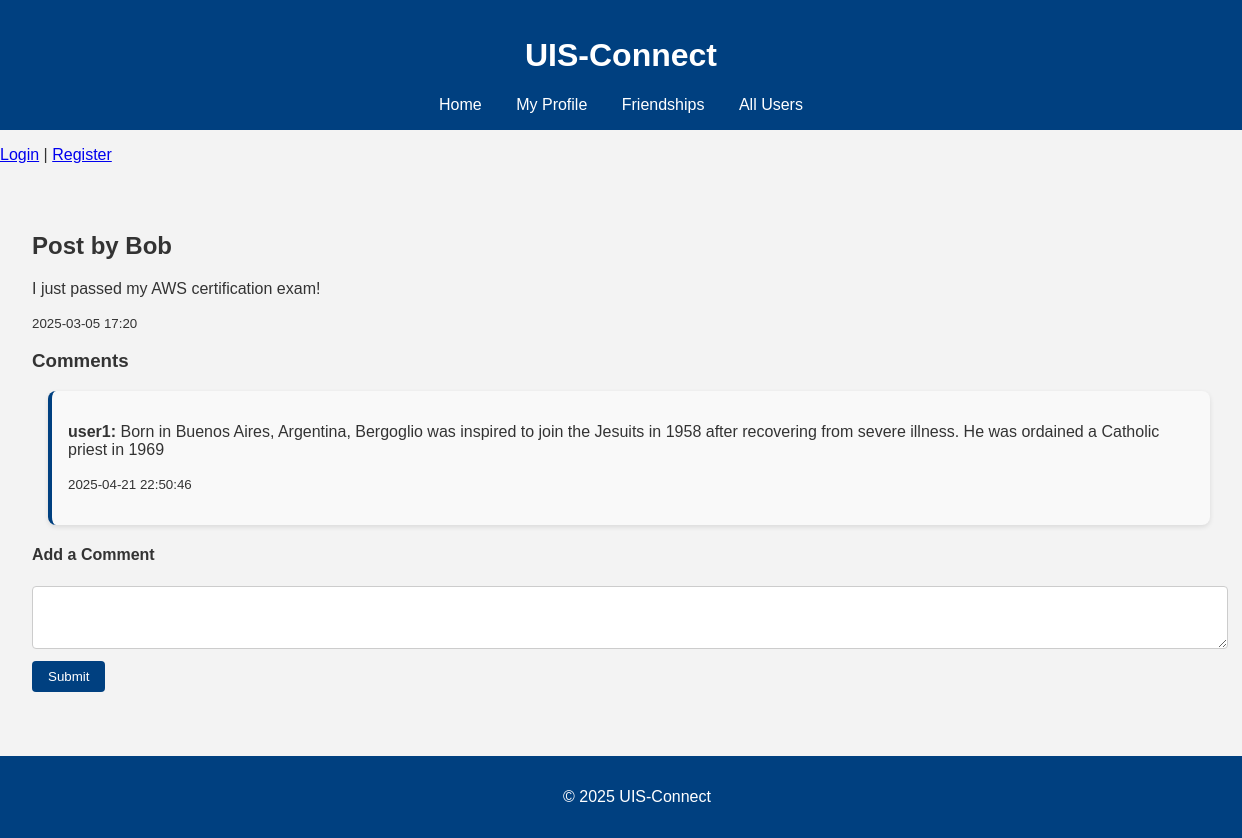
Screenshot of /post/8 with the database file from the repository.
### tables this page shows
CREATE TABLE users (
    id INTEGER PRIMARY KEY AUTOINCREMENT,
    username TEXT NOT NULL,
    major TEXT,
    interests TEXT
, study_level TEXT CHECK (study_level IN ('Bachelor', 'Master', 'PhD')), campus TEXT CHECK (campus IN ('Ullandhaug', 'Bjergsted', 'Arkeologisk museum')), student_number TEXT);

CREATE TABLE posts (
    id INTEGER PRIMARY KEY AUTOINCREMENT,
    user_id INTEGER,
    content TEXT,
    timestamp TEXT,
    FOREIGN KEY(user_id) REFERENCES users(id)
);

CREATE TABLE comments (
    id INTEGER PRIMARY KEY AUTOINCREMENT,
    post_id INTEGER,
    user_id INTEGER,
    content TEXT,
    timestamp TEXT,
    FOREIGN KEY(post_id) REFERENCES posts(id),
    FOREIGN KEY(user_id) REFERENCES users(id)
);

### app.py (the view, shortened to what this page needs)
@app.route('/post/<int:post_id>', methods=['GET', 'POST'])
def post(post_id):
    post, comments = get_post_with_comments(post_id)
    return render_template('post.html', post=post, comments=comments)

### db_utils.py (called while the page is built)
def get_db_connection():
    conn = sqlite3.connect(DATABASE)
    conn.row_factory = sqlite3.Row
    return conn

def get_post_with_comments(post_id):
    conn = get_db_connection()
    post = conn.execute("""
        SELECT posts.id, posts.content, posts.timestamp, users.username
        FROM posts
        JOIN users ON posts.user_id = users.id
        WHERE posts.id = ?
    """, (post_id,)).fetchone()
    comments = conn.execute("""
        SELECT comments.content, comments.timestamp, users.username
        FROM comments
        JOIN users ON comments.user_id = users.id
        WHERE comments.post_id = ?
        ORDER BY comments.timestamp ASC
    """, (post_id,)).fetchall()
    conn.close()
    return post, comments

### templates/post.html
{% extends "base.html" %}
{% block content %}
    <h2>Post by {{ post.username }}</h2>
    <p>{{ post.content }}</p>
    <p><small>{{ post.timestamp }}</small></p>
    <h3>Comments</h3>
    {% for comment in comments %}
        <div class="comment">
            <p><strong>{{ comment.username }}:</strong> {{ comment.content }}</p>
            <p><small>{{ comment.timestamp }}</small></p>
        </div>
    {% else %}
        <p>No comments yet.</p>
    {% endfor %}
    <h4>Add a Comment</h4>
    <form method="post">
        <textarea name="content" rows="3" required></textarea><br>
        <button type="submit">Submit</button>
    </form>
{% endblock %}

### static/style.css (style rules this page uses)
body { font-family: Arial, sans-serif; margin: 0; padding: 0; background-color: #f3f3f3; color: #333; }
.post, .comment { background-color: white; border-radius: 8px; padding: 1rem; margin-bottom: 1rem; box-shadow: 0 2px 5px rgba(0,0,0,0.1); }
.comment { background-color: #f9f9f9; margin-left: 1rem; border-left: 4px solid #004080; }
form { margin-top: 1rem; }
textarea { width: 100%; padding: 0.5rem; border-radius: 4px; border: 1px solid #ccc; resize: vertical; }
button { margin-top: 0.5rem; background-color: #004080; color: white; border: none; padding: 0.5rem 1rem; border-radius: 4px; cursor: pointer; }

### rows the page displays
users: username "Bob"
posts: content "I just passed my AWS certification exam!", timestamp "2025-03-05 17:20"
comments: username "user1", content "Born in Buenos Aires, Argentina, Bergoglio was inspired to join the Jesuits in 1958 after recovering from severe illness. He was ordained a Catholic priest in 1969", timestamp "2025-04-21 22:50:46"
